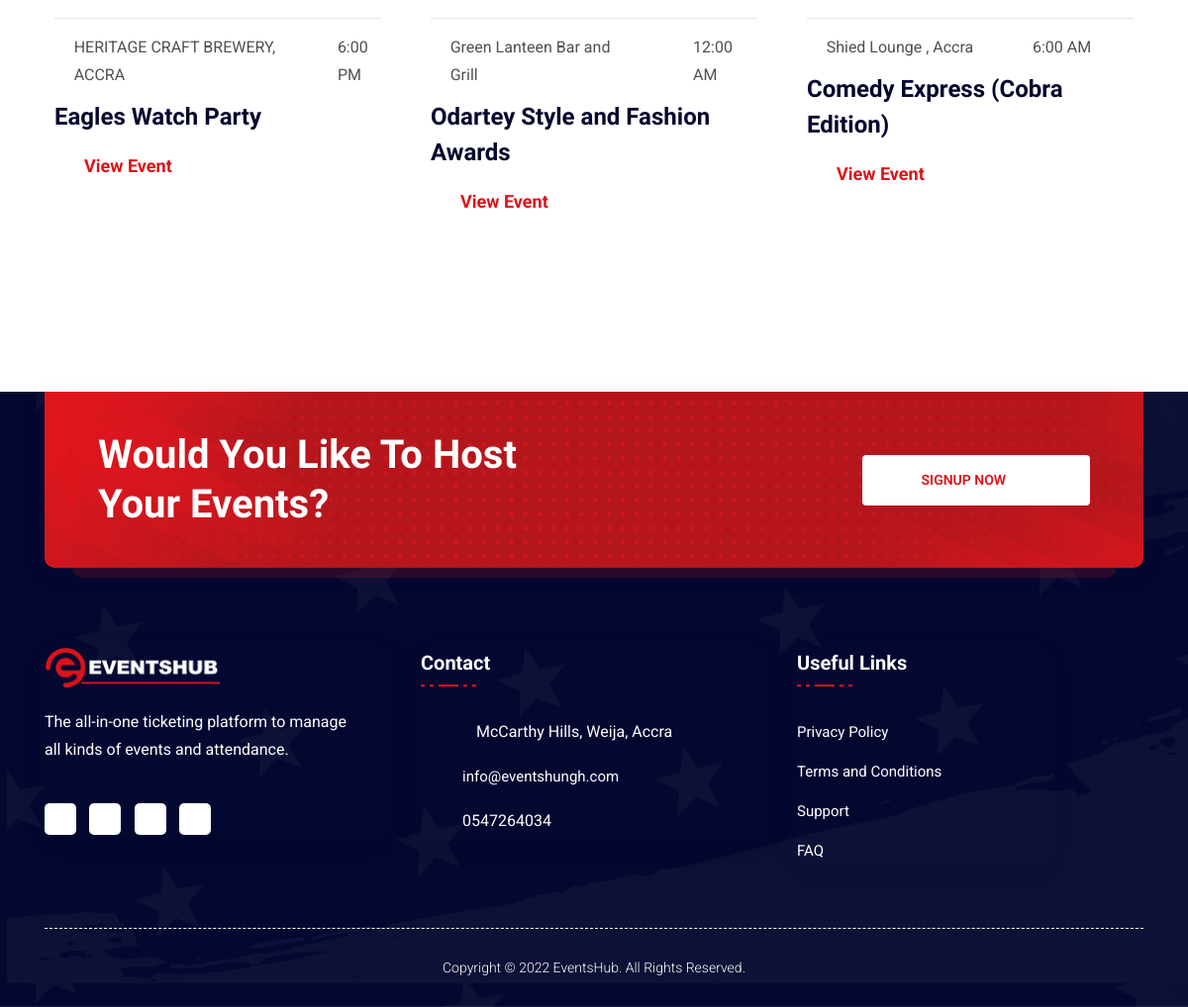
Page /events/ (lower part) on the earlier database version.
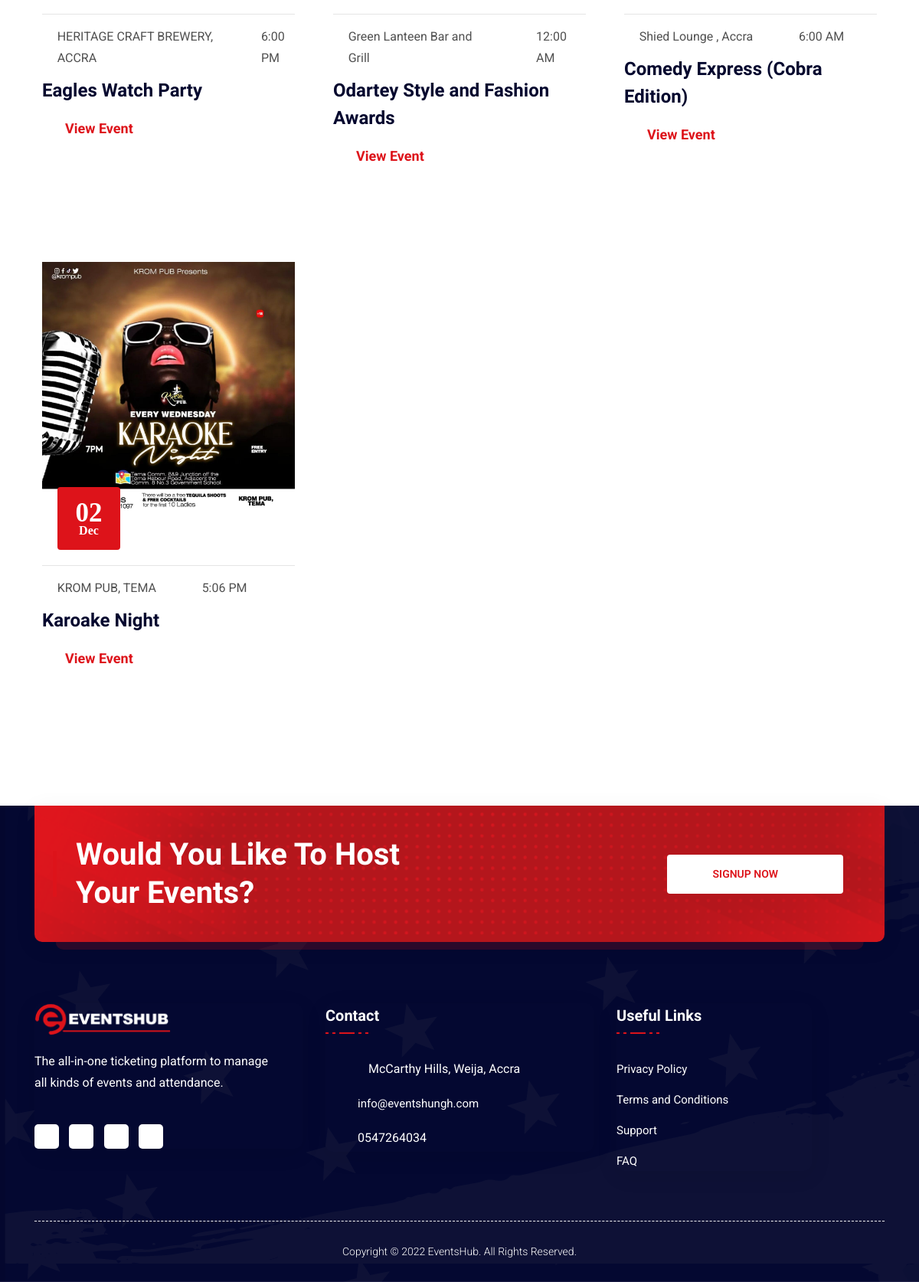
Same page on the later database version.
### events_app/models.py (models this page shows, shortened)
class Event(models.Model):
    STATUS_CHOICES = (
        ('draft', 'Draft'),
        ('published', 'Published'),
        ('canceled', 'Canceled'),
        ('featured', 'featured'),
    )
    title = models.CharField(max_length=200)
    description = models.TextField()
    location = models.CharField(max_length=200)
    date = models.DateTimeField()
    registration_required = models.BooleanField(default=False)
    registration_link = models.URLField(blank=True, null=True)
    category = models.ForeignKey(EventCategory, on_delete=models.SET_NULL, null=True)
    Region = models.ForeignKey(EventRegion, on_delete=models.SET_NULL, null=True)
    image = models.ImageField(upload_to='event_images/', null=True, blank=True)
    status = models.CharField(max_length=10, choices=STATUS_CHOICES, default='draft')

### events_app/views.py (the view)
# urls.py: path('events/', EventListView.as_view(), name='event-list'),
class EventListView(ListView):
    model = Event
    template_name = 'events_app/event_list.html'
    context_object_name = 'events'
    paginate_by = 10

### events_app/templates/events_app/event_list.html (shortened to what this page needs)
{% extends 'events_app/base.html' %}
{% load static %}
{% block content %}
<div class="issues-around-us-section home-six">
    <div class="container">
        <div class="row">
            {% for event in events %}
            <div class="col-lg-4 col-md-6">
                <div class="event-single-items style-02">
                    <div class="event-img" style="background-image: url({{ event.image.url }});"></div>
                    <div class="content home-six">
                        <div class="post-mate style-02">
                            <h2 class="post-date">{{ event.date|date:"d" }}</h2>
                            <div class="post-month">{{ event.date|date:"M" }}</div>
                        </div>
                        <div class="subtitle">
                            <div class="location">
                                <div class="icon">
                                    <i class="icon-location"></i>
                                </div>
                                <p>{{ event.location }}</p>
                            </div>
                            <div class="time">
                                <div class="icon">
                                    <i class="icon-clock"></i>
                                </div>
                                <p>{{ event.date|time:"g:i A" }}</p>
                            </div>
                        </div>
                        <h4 class="title"><a href="{% url 'event-detail' event.pk %}">{{ event.title }}</a></h4>
                        <div class="btn-wrapper">
                            <a href="{% url 'event-detail' event.pk %}" class="boxed-btn event-btn"><i class="fas fa-arrow-right"></i>View Event</a>
                        </div>
                    </div>
                </div>
            </div>
            {% endfor %}
        </div>
    </div>
</div>
{% endblock %}

### events_app/templates/events_app/base.html (shortened to what this page needs)
<!DOCTYPE html>
<html lang="en">
<head>
  {% load static %}
  <link rel="stylesheet" href="{% static 'css/animate.css' %}" />
  <link rel="stylesheet" href="{% static 'css/bootstrap.min.css' %}" />
  <link rel="stylesheet" href="{% static 'css/magnific-popup.css' %}"/>
  <link rel="stylesheet" href="{% static 'css/owl.carousel.min.css' %}"/>
  <link rel="stylesheet" href="{% static 'css/font-awesome.min.css' %}"/>
  <link rel="stylesheet" href="{% static 'css/iconmoon.css' %}">
  <link rel="stylesheet" href="{% static 'css/hover-min.css' %}"/>
  <link rel="stylesheet" href="{% static 'css/style.css' %}"/>
  <link rel="stylesheet" href="{% static 'css/responsive.css' %}"/>
</head>
<body>
  <div class="header-style-01">
 {% block content %}
 {% endblock %}
  <footer class="footer-area" style="background-image: url(static/img/footer-bg-02.png);">
    <div class="footer-top style-02">
      <div class="container">
        <div class="footer-top-border padding-bottom-35">
          <div class="row">
            <div class="col-lg-12">
              <div class="footer-widget widget widget_subscribe political"
              style="background-image: url(static/img/footer-bg.png);">
                  <div class="shape-03"></div>
                  <div class="header-content style-01">
                      <h4 class="title style-01">Would you like to host your events?</h4>
                      <div class="btn-wrapper desktop-center">
                        <a href="contact.html" class="boxed-btn political-btn style-01">SIGNUP NOW<i class="fas fa-paper-plane"></i></a>
                      </div>
                  </div>
              </div>
            </div>
          </div>
          <div class="row">
            <div class="col-lg-4 col-md-6">
              <div class="footer-widget widget">
                <div class="about_us_widget wow animate__animated animate__fadeInUp">
                  <a href="index.html" class="footer-logo"> <img src="static/img/footer-logo.png" alt="footer logo"></a>
                  <p>The all-in-one ticketing platform to manage all kinds of events and attendance.
                  </p>
                    <div class="social-links">
                      <a href="#"><i class="fab fa-facebook-f"></i></a>
                      <a href="#"><i class="fab fa-twitter"></i></a>
                      <a href="#"><i class="fab fa-linkedin-in"></i></a>
                      <a href="#"><i class="fab fa-youtube"></i></a>
                    </div>
                </div>
              </div>
            </div>
            <div class="col-lg-4 col-md-6">
              <div class="footer-widget widget widget_nav_menu wow animate__animated animate__fadeInUp">
                <h4 class="widget-title">
                  Contact
                  <span class="line">
                    <span class="dot"></span>
                    <span class="dot"></span>
                    <span class="dot style-02"></span>
                    <span class="dot"></span>
                    <span class="dot"></span>
                  </span>
                </h4>
                <ul class="contact_info_list style-01 margin-bottom-50">
                  <li class="single-info-item">
                    <div class="icon style-01">
                      <i class="icon-location"></i>
                    </div>
                    <div class="details style-01">
                      McCarthy Hills, Weija, Accra
                    </div>
                  </li>
                  <li class="single-info-item">
                    <div class="icon">
                      <i class="icon-envelope"></i>
                    </div>
                    <div class="details">
                      <a href="https://themeim.com/cdn-cgi/l/email-protection" class="__cf_email__" data-cfemail="99f0f7fff6d9e0f6ecebf4f8f0f5b7faf6f4">info@eventshungh.com</a>
                    </div>
                  </li>
                  <li class="single-info-item">
                    <div class="icon">
                      <i class="icon-phone"></i>
                    </div>
                    <div class="details">
                      0547264034
                    </div>
                  </li>
                </ul>
              </div>
            </div>
            <div class="col-lg-3 col-md-6 col-sm-6 col-6">
              <div class="footer-widget widget widget_nav_menu wow animate__animated animate__fadeInUp">
                <h4 class="widget-title">
                  Useful Links
                  <span class="line">
                    <span class="dot"></span>
                    <span class="dot"></span>
                    <span class="dot style-02"></span>
                    <span class="dot"></span>
                    <span class="dot"></span>
                  </span>
                </h4>
                <ul>
                  <li><a href="#">Privacy Policy</a></li>
                  <li><a href="#">Terms and Conditions</a></li>
                  <li><a href="#">Support</a></li>
                  <li><a href="#">FAQ</a></li>
                </ul>
              </div>
            </div>
          </div>
        </div>
        <div class="copyright-area">
          <div class="container">
            <div class="row">
              <div class="col-lg-12">
                <div class="copyright-area-inner">
                  Copyright © 2022 EventsHub. All Rights Reserved.
                </div>
              </div>
            </div>
          </div>
        </div>
      </div>
    </div>
  </footer>
</body>
</html>

Differences in the rows shown:
added Event: image (picture), date "02", date "Dec", location "KROM PUB, TEMA", date "5:06 PM", title "Karoake Night"
